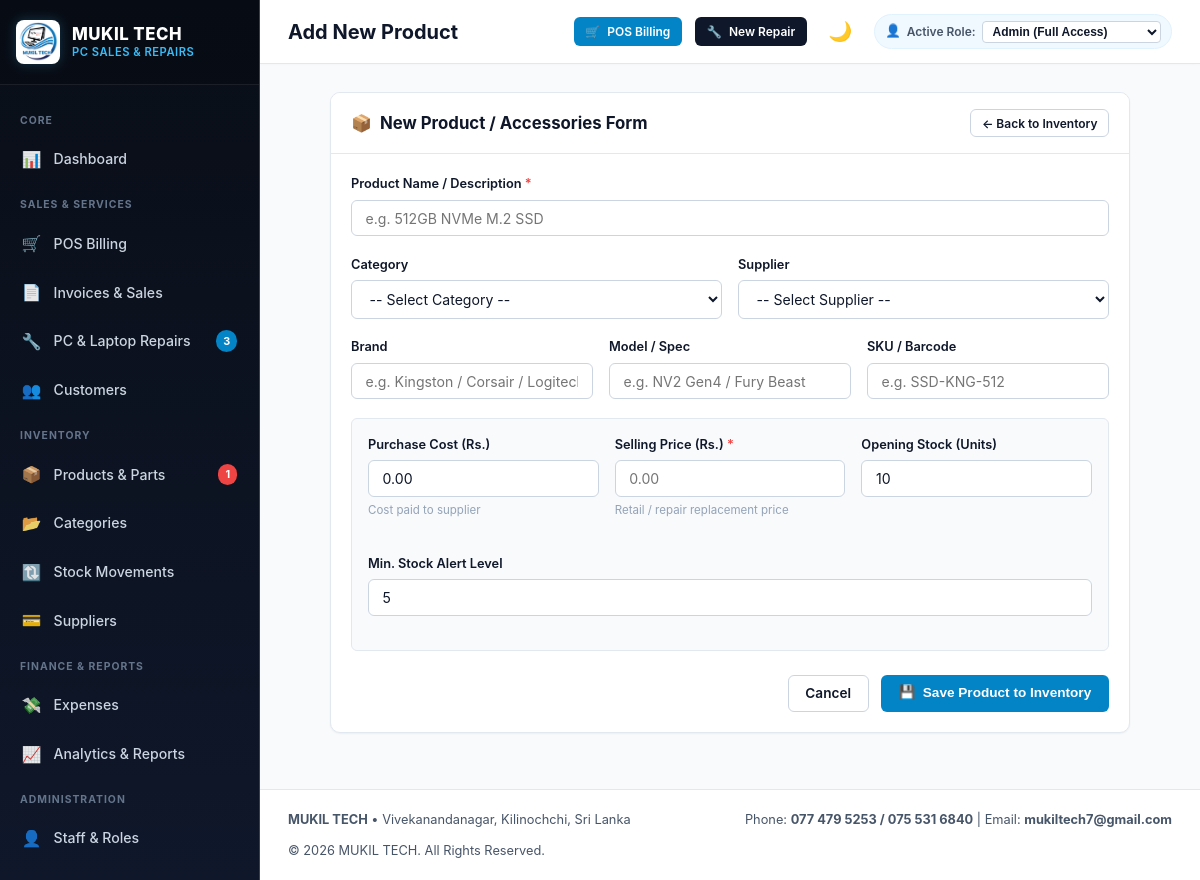
/products/add.php (signed in), run on the app's committed database.
### tables this page shows
CREATE TABLE `settings` (
  `setting_id` INT AUTO_INCREMENT PRIMARY KEY,
  `setting_key` VARCHAR(60) NOT NULL UNIQUE,
  `setting_value` TEXT,
  `created_at` TIMESTAMP DEFAULT CURRENT_TIMESTAMP,
  `updated_at` TIMESTAMP DEFAULT CURRENT_TIMESTAMP ON UPDATE CURRENT_TIMESTAMP
);

### includes/functions.php (called while the page is built, shortened)
<?php
function baseUrl($path = '') {
    $documentRoot = isset($_SERVER['DOCUMENT_ROOT']) ? realpath($_SERVER['DOCUMENT_ROOT']) : false;
    $applicationRoot = realpath(__DIR__ . '/..');
    $base = '';
    if ($documentRoot && $applicationRoot) {
        $doc = str_replace('\\', '/', rtrim($documentRoot, DIRECTORY_SEPARATOR));
        $app = str_replace('\\', '/', rtrim($applicationRoot, DIRECTORY_SEPARATOR));
        if ($app === $doc) {
            $base = '';
        } elseif (stripos($app, $doc . '/') === 0) {
            $base = substr($app, strlen($doc));
        }
    }
    if ($base === '') {
        $scriptName = str_replace('\\', '/', $_SERVER['SCRIPT_NAME'] ?? '');
        $scriptDir = rtrim(str_replace('\\', '/', dirname($scriptName)), '/');
        foreach (['/admin','/customers','/categories','/suppliers','/products','/sales',
                  '/repairs','/expenses','/payments','/reports','/users','/settings'] as $dir) {
            if ($scriptDir === $dir || substr($scriptDir, -strlen($dir)) === $dir) {
                $scriptDir = substr($scriptDir, 0, -strlen($dir));
                break;
            }
        }
        $base = $scriptDir;
    }
    $base = '/' . trim($base, '/');
    if ($base === '/') {
        $base = '';
    }
    $cleanPath = ltrim((string)$path, '/');
    return $base . ($cleanPath !== '' ? '/' . $cleanPath : '');
}
function sanitize($data) {
    return htmlspecialchars(trim((string)$data), ENT_QUOTES, 'UTF-8');
}
function e($data) {
    return sanitize($data);
}
function getSetting($key, $default = '') {
    static $cache = [];
    if (isset($cache[$key])) {
        return $cache[$key];
    }
    try {
        $db = getDB();
        $stmt = $db->prepare("SELECT setting_value FROM settings WHERE setting_key = ? LIMIT 1");
        $stmt->execute([$key]);
        $val = $stmt->fetchColumn();
        if ($val !== false) {
            $cache[$key] = $val;
            return $val;
        }
    } catch (Exception $e) {
    }
    return $default;
}

### products/add.php (the view, shortened to what this page needs)
<?php
require_once __DIR__ . '/../includes/header.php';
?>
<div style="max-width:800px;margin:0 auto;">
    <div class="card">
        <div class="card-header">
            <div class="card-title">
                <span>&#128230;</span> New Product / Accessories Form
            </div>
            <a href="<?= baseUrl('products/index.php') ?>" class="btn btn-outline btn-sm">&larr; Back to Inventory</a>
        </div>
        <div class="card-body">
            <form method="POST">
                <div class="form-group">
                    <label class="form-label" for="product_name">Product Name / Description <span class="required">*</span></label>
                    <input type="text" id="product_name" name="product_name" class="form-control" placeholder="e.g. 512GB NVMe M.2 SSD" required autofocus value="<?= e($_POST['product_name'] ?? '') ?>">
                </div>
                <div class="form-row">
                    <div class="form-col">
                        <div class="form-group">
                            <label class="form-label" for="category_id">Category</label>
                            <select id="category_id" name="category_id" class="form-control">
                                <option value="">-- Select Category --</option>
                            </select>
                        </div>
                    </div>
                    <div class="form-col">
                        <div class="form-group">
                            <label class="form-label" for="supplier_id">Supplier</label>
                            <select id="supplier_id" name="supplier_id" class="form-control">
                                <option value="">-- Select Supplier --</option>
                            </select>
                        </div>
                    </div>
                </div>
                <div class="form-row">
                    <div class="form-col">
                        <div class="form-group">
                            <label class="form-label" for="brand">Brand</label>
                            <input type="text" id="brand" name="brand" class="form-control" placeholder="e.g. Kingston / Corsair / Logitech" value="<?= e($_POST['brand'] ?? '') ?>">
                        </div>
                    </div>
                    <div class="form-col">
                        <div class="form-group">
                            <label class="form-label" for="model">Model / Spec</label>
                            <input type="text" id="model" name="model" class="form-control" placeholder="e.g. NV2 Gen4 / Fury Beast" value="<?= e($_POST['model'] ?? '') ?>">
                        </div>
                    </div>
                    <div class="form-col">
                        <div class="form-group">
                            <label class="form-label" for="sku">SKU / Barcode</label>
                            <input type="text" id="sku" name="sku" class="form-control" placeholder="e.g. SSD-KNG-512" value="<?= e($_POST['sku'] ?? '') ?>">
                        </div>
                    </div>
                </div>
                <div class="form-row" style="background:#f8fafc;padding:1rem;border-radius:var(--radius-sm);margin-bottom:1rem;border:1px solid var(--border-light);">
                    <div class="form-col">
                        <div class="form-group">
                            <label class="form-label" for="purchase_price">Purchase Cost (Rs.)</label>
                            <input type="number" step="0.01" id="purchase_price" name="purchase_price" class="form-control" placeholder="0.00" value="<?= e($_POST['purchase_price'] ?? '0.00') ?>">
                            <div class="form-hint">Cost paid to supplier</div>
                        </div>
                    </div>
                    <div class="form-col">
                        <div class="form-group">
                            <label class="form-label" for="selling_price">Selling Price (Rs.) <span class="required">*</span></label>
                            <input type="number" step="0.01" id="selling_price" name="selling_price" class="form-control" placeholder="0.00" required value="<?= e($_POST['selling_price'] ?? '') ?>">
                            <div class="form-hint">Retail / repair replacement price</div>
                        </div>
                    </div>
                    <div class="form-col">
                        <div class="form-group">
                            <label class="form-label" for="stock_quantity">Opening Stock (Units)</label>
                            <input type="number" id="stock_quantity" name="stock_quantity" class="form-control" placeholder="0" value="<?= e($_POST['stock_quantity'] ?? '10') ?>">
                        </div>
                    </div>
                    <div class="form-col">
                        <div class="form-group">
                            <label class="form-label" for="minimum_stock">Min. Stock Alert Level</label>
                            <input type="number" id="minimum_stock" name="minimum_stock" class="form-control" placeholder="5" value="<?= e($_POST['minimum_stock'] ?? '5') ?>">
                        </div>
                    </div>
                </div>
                <div style="display:flex;justify-content:flex-end;gap:0.75rem;margin-top:1.5rem;">
                    <a href="<?= baseUrl('products/index.php') ?>" class="btn btn-outline">Cancel</a>
                    <button type="submit" class="btn btn-primary">
                        <span>&#128190;</span> Save Product to Inventory
                    </button>
                </div>
            </form>
        </div>
    </div>
</div>
<?php require_once __DIR__ . '/../includes/footer.php'; ?>

### includes/footer.php (shortened to what this page needs)
<?php
$businessName = getSetting('business_name', 'MUKIL TECH');
$address = getSetting('address', 'Vivekanandanagar, Kilinochchi, Sri Lanka');
$phone = getSetting('phone', '077 479 5253 / 075 531 6840');
$email = getSetting('email', 'mukiltech7@gmail.com');
?>
    </main>
        <footer class="no-print" style="margin-top:auto;padding:1.25rem 1.75rem;border-top:1px solid var(--border-light);background:var(--bg-card);display:flex;justify-content:space-between;align-items:center;font-size:0.8rem;color:var(--text-secondary);flex-wrap:wrap;gap:0.75rem;">
            <div>
                <strong><?= e($businessName) ?></strong> &bull; <?= e($address) ?>
            </div>
            <div>
                Phone: <strong><?= e($phone) ?></strong> | Email: <strong><?= e($email) ?></strong>
            </div>
            <div>
                &copy; <?= date('Y') ?> MUKIL TECH. All Rights Reserved.
            </div>
        </footer>
    </div>
</div>
</body>
</html>

### assets/css/style.css (style rules this page uses)
:root { --navy-dark: #090e17; --navy-main: #0f172a; --navy-card: #1e293b; --navy-border: #334155; --navy-light: #243048; --blue-primary: #0284c7; --blue-hover: #0369a1; --blue-light: #e0f2fe; --blue-subtle: #f0f9ff; --cyan-bright: #38bdf8; --bg-main: #f8fafc; --bg-card: #ffffff; --border-light: #e2e8f0; --border-medium: #cbd5e1; --text-primary: #0f172a; --text-secondary: #475569; --text-muted: #94a3b8; --text-white: #ffffff; --success: #10b981; --success-bg: #ecfdf5; --warning: #f59e0b; --warning-bg: #fffbeb; --danger: #ef4444; --danger-bg: #fef2f2; --info: #0ea5e9; --info-bg: #f0f9ff; --shadow-sm: 0 1px 2px 0 rgba(0, 0, 0, 0.05); --shadow-md: 0 4px 6px -1px rgba(0, 0, 0, 0.07), 0 2px 4px -2px rgba(0, 0, 0, 0.05); --shadow-lg: 0 10px 15px -3px rgba(0, 0, 0, 0.08), 0 4px 6px -4px rgba(0, 0, 0, 0.04); --radius-sm: 6px; --radius-md: 10px; --radius-lg: 14px; --radius-pill: 9999px; --transition: all 0.2s cubic-bezier(0.4, 0, 0.2, 1); }
* { box-sizing: border-box; margin: 0; padding: 0; }
body { font-family: -apple-system, BlinkMacSystemFont, "Segoe UI", Roboto, "Helvetica Neue", Arial, sans-serif; background-color: var(--bg-main); color: var(--text-primary); line-height: 1.5; font-size: 14.5px; -webkit-font-smoothing: antialiased; }
a { color: var(--blue-primary); text-decoration: none; transition: var(--transition); }
.card { background: var(--bg-card); border-radius: var(--radius-md); border: 1px solid var(--border-light); box-shadow: var(--shadow-sm); margin-bottom: 1.75rem; overflow: hidden; }
.card-header { padding: 1rem 1.25rem; border-bottom: 1px solid var(--border-light); display: flex; align-items: center; justify-content: space-between; background: var(--bg-card); }
.card-title { font-size: 1.05rem; font-weight: 700; color: var(--navy-main); display: flex; align-items: center; gap: 0.5rem; }
.card-body { padding: 1.25rem; }
.btn { display: inline-flex; align-items: center; justify-content: center; gap: 0.45rem; padding: 0.55rem 1.05rem; border-radius: var(--radius-sm); font-size: 0.85rem; font-weight: 600; cursor: pointer; border: 1px solid transparent; transition: var(--transition); text-decoration: none; line-height: 1.25; }
.btn-primary { background: var(--blue-primary); color: #ffffff; }
.btn-outline { background: transparent; border-color: var(--border-medium); color: var(--text-primary); }
.btn-sm { padding: 0.35rem 0.65rem; font-size: 0.75rem; }
.form-group { margin-bottom: 1.15rem; }
.form-row { display: flex; gap: 1rem; flex-wrap: wrap; }
.form-col { flex: 1; min-width: 220px; }
.form-label { display: block; font-size: 0.8rem; font-weight: 600; color: var(--navy-main); margin-bottom: 0.4rem; }
.form-label .required { color: var(--danger); }
.form-control { width: 100%; padding: 0.55rem 0.85rem; border: 1px solid var(--border-medium); border-radius: var(--radius-sm); font-size: 0.88rem; color: var(--text-primary); background-color: var(--bg-card); transition: var(--transition); font-family: inherit; }
.form-hint { font-size: 0.72rem; color: var(--text-muted); margin-top: 0.3rem; }

### data on the page
settings: setting_value "Vivekanandanagar, Kilinochchi, Sri Lanka"
settings: setting_value "077 479 5253 / 075 531 6840"
settings: setting_value "mukiltech7@gmail.com"

### other printed values
$pendingRepairsCount "3"
$lowStockCount "1"
$pageTitle "Add New Product"
$businessName "MUKIL TECH"
